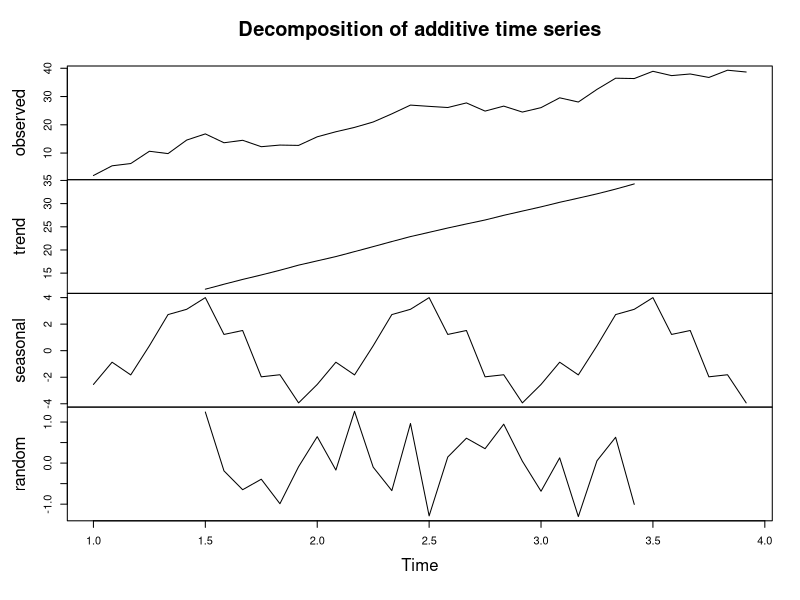
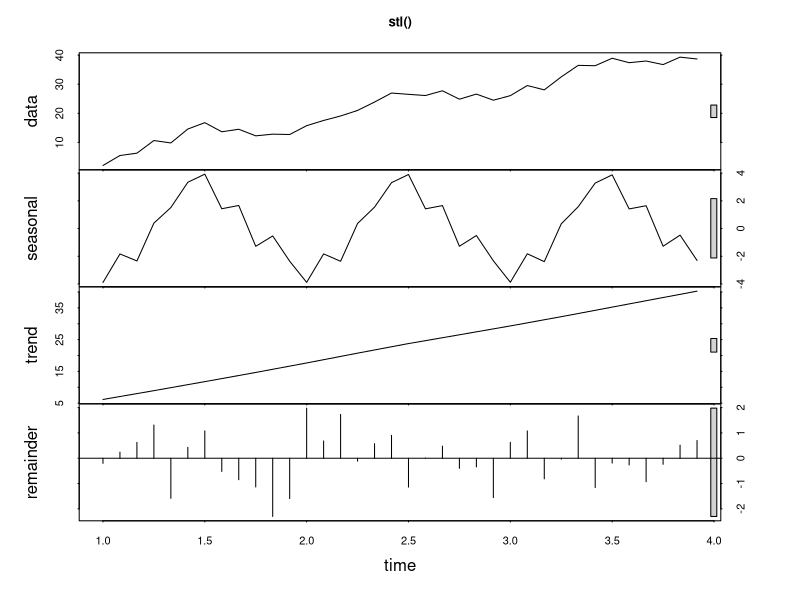

The R script that drew these images, in order:
#Fake data during 3 years monthly
set.seed(1)
id <- 1:36
year <- c(rep(2015,12),rep(2016,12),rep(2017,12))
month <- rep(1:12,3)
#Trend
trend <- 1:36

#Seasonality for additive model
seasonality.year <- c(2,4,3,5,6,7,8,5,5,4,3,2)
seasonality <- rep(seasonality.year, 3) 

#Randomness for additive model
random <- runif(36,-2,2)

#Create additive time series
ts <- ts(trend + seasonality + random, frequency=12)

#Run decompose() and stl() functions
ts.dc <- decompose(ts, type="additive")
ts.stl <- stl(ts, s.window = 12)

#Draw plots
plot(ts.dc)
plot(ts.stl, main="stl()")
